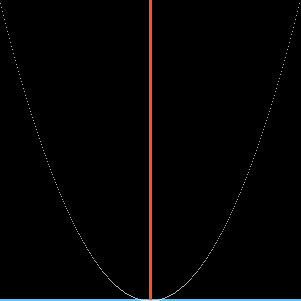
Frame 1 (no input)
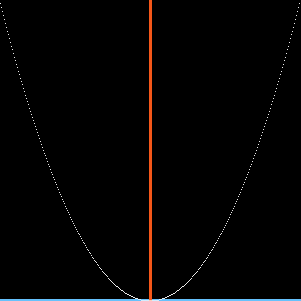
Frame 2 (the mouse pressed at the canvas centre, redrawn once)

The Processing sketch that drew these frames (run headless with seeded random() and noise(); the mouse was pressed at the canvas centre and the sketch redrawn once):

// Processing sketch: Parabel
// ── Parabel.pde
void setup() {
  size(301, 301);
  noLoop();
  background(0);
}
 
void draw() {
  strokeWeight(3);
  stroke(#66C1FC);
  line(0, 300, 300, 300);
  stroke(#F55719);
  line(150, 0, 150, 300);
  //translate(0, height);
  //scale(1, -1);
  stroke(255);
  strokeWeight(1);
  float xWert = -4; // x-off
  float step = 8.0/width; // x-width
  // loop from left to right     
  for (float i = 0; i < width; i++) {
    xWert += step;  // I modified this !!!!!!!!!!!!!!!!
    float yWert = height - parabel(xWert) * 18.8125; 
    point(i, yWert);
    println("i:"
      +i 
      +", yWert:"
      +yWert 
      +", xWert:"
      +xWert);
  }
}
 
float parabel(float x) {
  float r;
  r = x*x;
  return r;
}
